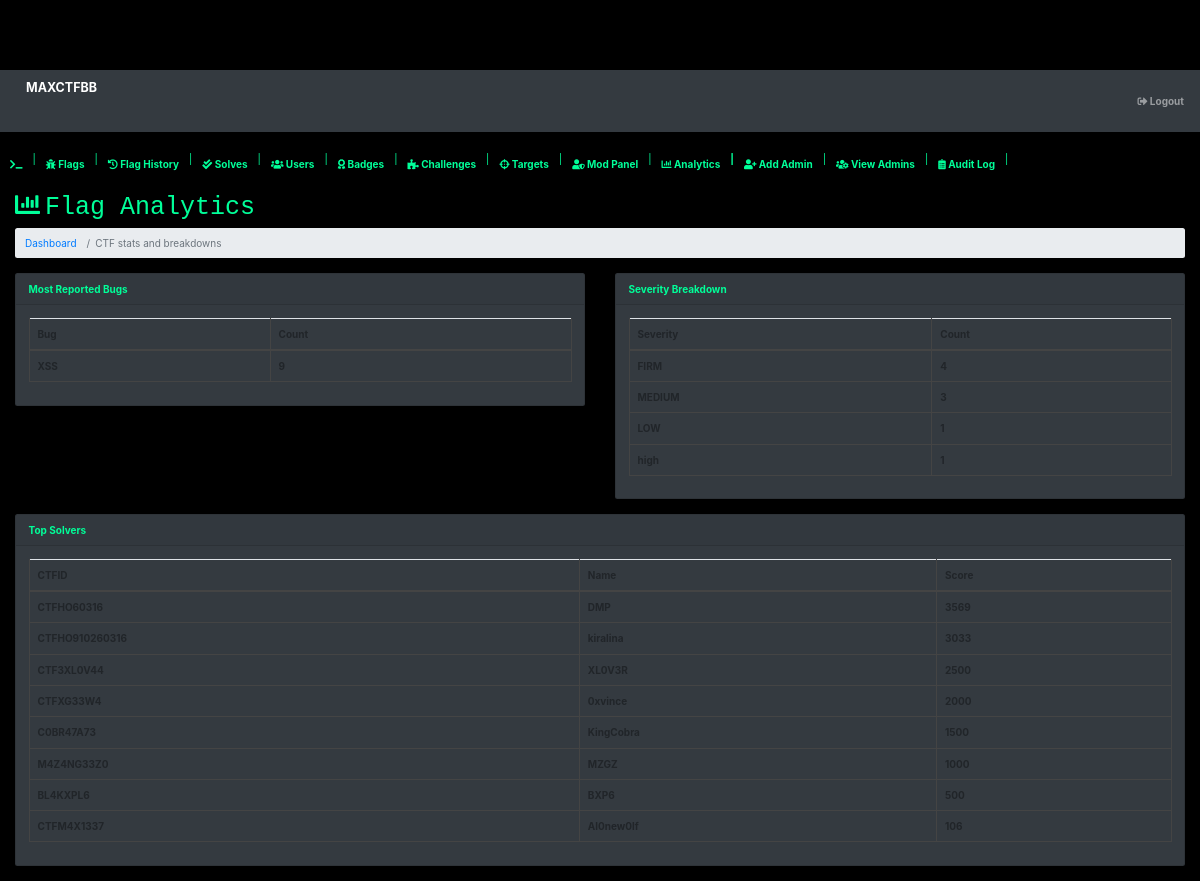
The app's page /admin/analytics.php (signed in), older data.
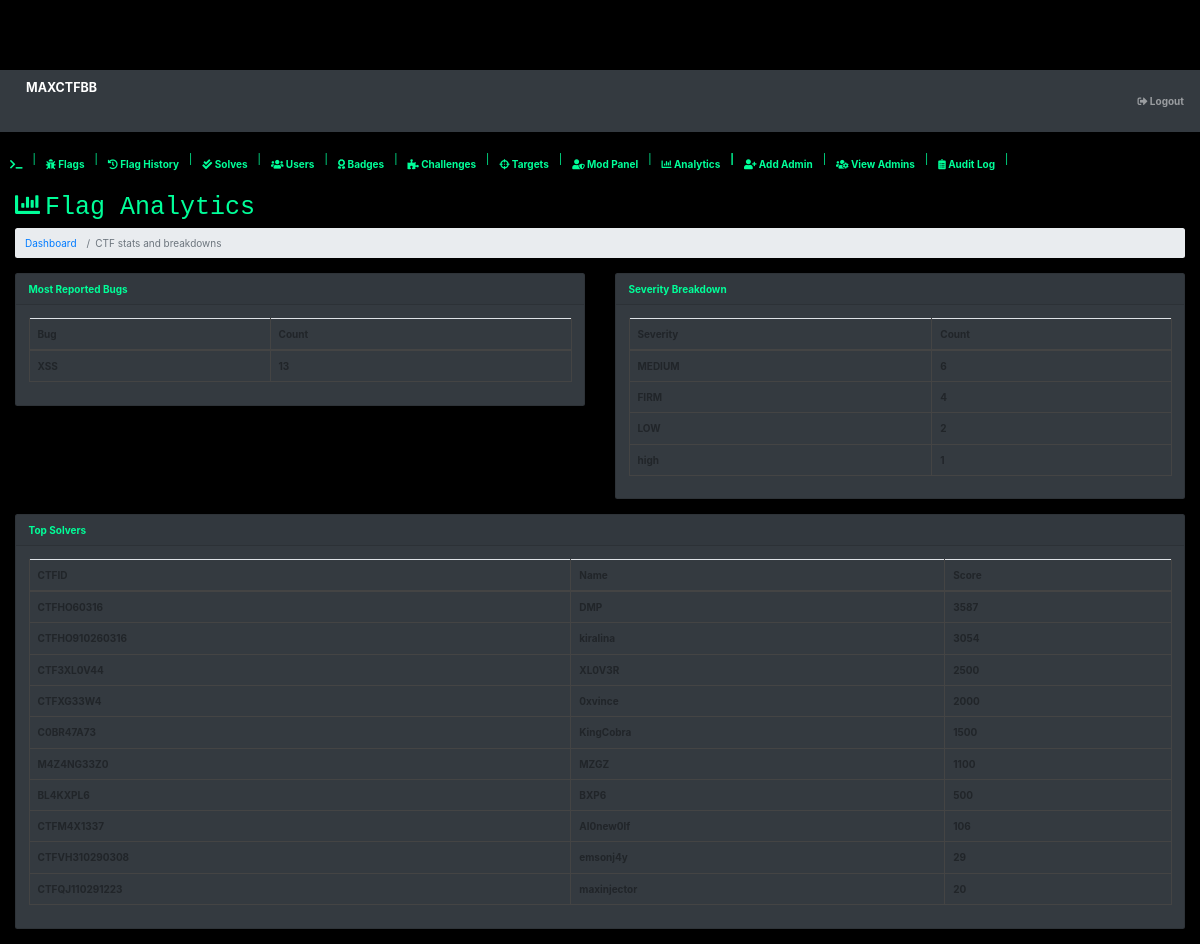
The same page, newer data.
### tables this page shows
CREATE TABLE `accounts` (
  `id` int(11) NOT NULL,
  `ctfid` varchar(30) NOT NULL COMMENT 'autoogenctfid',
  `ctfname` varchar(20) NOT NULL COMMENT 'cybername of user',
  `ctfscore` int(5) NOT NULL COMMENT 'score of user',
  `joined` varchar(20) NOT NULL COMMENT 'date user joined',
  `ctfskillset` varchar(4) NOT NULL COMMENT 'noob or 1337',
  `gender` varchar(10) NOT NULL COMMENT 'male ni or female',
  `ctfemail` varchar(30) NOT NULL COMMENT 'email',
  `ctfpassword` varchar(1000) NOT NULL COMMENT 'password',
  `farko` varchar(11) DEFAULT NULL COMMENT 'basic if uuser bypass d html reg'
);

### admin/analytics.php (the view, shortened to what this page needs)
<?php include 'header.php'; ?>
<div id="layoutSidenav_content">
<main>
<div class="container-fluid">
<h1 class="mt-4"><i class="fas fa-chart-bar" style="margin-right: 5px;"></i>Flag Analytics</h1>
<ol class="breadcrumb mb-4">
    <li class="breadcrumb-item"><a href="dashboard.php">Dashboard</a></li>
    <li class="breadcrumb-item active">CTF stats and breakdowns</li>
</ol>
<div class="row">
<div class="col-xl-6 col-md-12">
<div class="card bg-dark text-green mb-4">
<div class="card-header">Most Reported Bugs</div>
<div class="card-body">
<table class="table table-bordered text-green">
<thead><tr><th>Bug</th><th>Count</th></tr></thead>
<tbody>
<?php
$bug_query = mysqli_query($conn,"SELECT bug, COUNT(*) as count FROM reportx WHERE status='approved' GROUP BY bug ORDER BY count DESC");
while($row = mysqli_fetch_array($bug_query)){
    echo "<tr><td>".htmlentities($row['bug'])."</td><td>".htmlentities($row['count'])."</td></tr>";
}
?>
</tbody>
</table>
</div>
</div>
</div>
<div class="col-xl-6 col-md-12">
<div class="card bg-dark text-green mb-4">
<div class="card-header">Severity Breakdown</div>
<div class="card-body">
<table class="table table-bordered text-green">
<thead><tr><th>Severity</th><th>Count</th></tr></thead>
<tbody>
<?php
$severity_query = mysqli_query($conn,"SELECT severity, COUNT(*) as count FROM reportx WHERE status='approved' GROUP BY severity ORDER BY count DESC");
while($row = mysqli_fetch_array($severity_query)){
    echo "<tr><td>".htmlentities($row['severity'])."</td><td>".htmlentities($row['count'])."</td></tr>";
}
?>
</tbody>
</table>
</div>
</div>
</div>
<div class="col-xl-12 col-md-12">
<div class="card bg-dark text-green mb-4">
<div class="card-header">Top Solvers</div>
<div class="card-body">
<table class="table table-bordered text-green">
<thead><tr><th>CTFID</th><th>Name</th><th>Score</th></tr></thead>
<tbody>
<?php
$top_query = mysqli_query($conn,"SELECT ctfid, ctfname, ctfscore FROM accounts ORDER BY ctfscore DESC LIMIT 10");
while($row = mysqli_fetch_array($top_query)){
    echo "<tr><td>".htmlentities($row['ctfid'])."</td><td>".htmlentities($row['ctfname'])."</td><td>".htmlentities($row['ctfscore'])."</td></tr>";
}
?>

Row changes from the older to the newer data that the page shows:
changed accounts "CTFHO60316": ctfscore "3569" → "3587"
changed accounts "CTFHO910260316": ctfscore "3033" → "3054"
changed accounts "M4Z4NG33Z0": ctfscore "1000" → "1100"
added accounts: ctfid "CTFVH310290308", ctfname "emsonj4y", ctfscore "29"
added accounts: ctfid "CTFQJ110291223", ctfname "maxinjector", ctfscore "20"
Text that changed along with them:
new list line: "XSS 13"
new list line: "MEDIUM 6"
new list line: "LOW 2"
list line gone: "XSS 9"
list line gone: "MEDIUM 3"
list line gone: "LOW 1"
